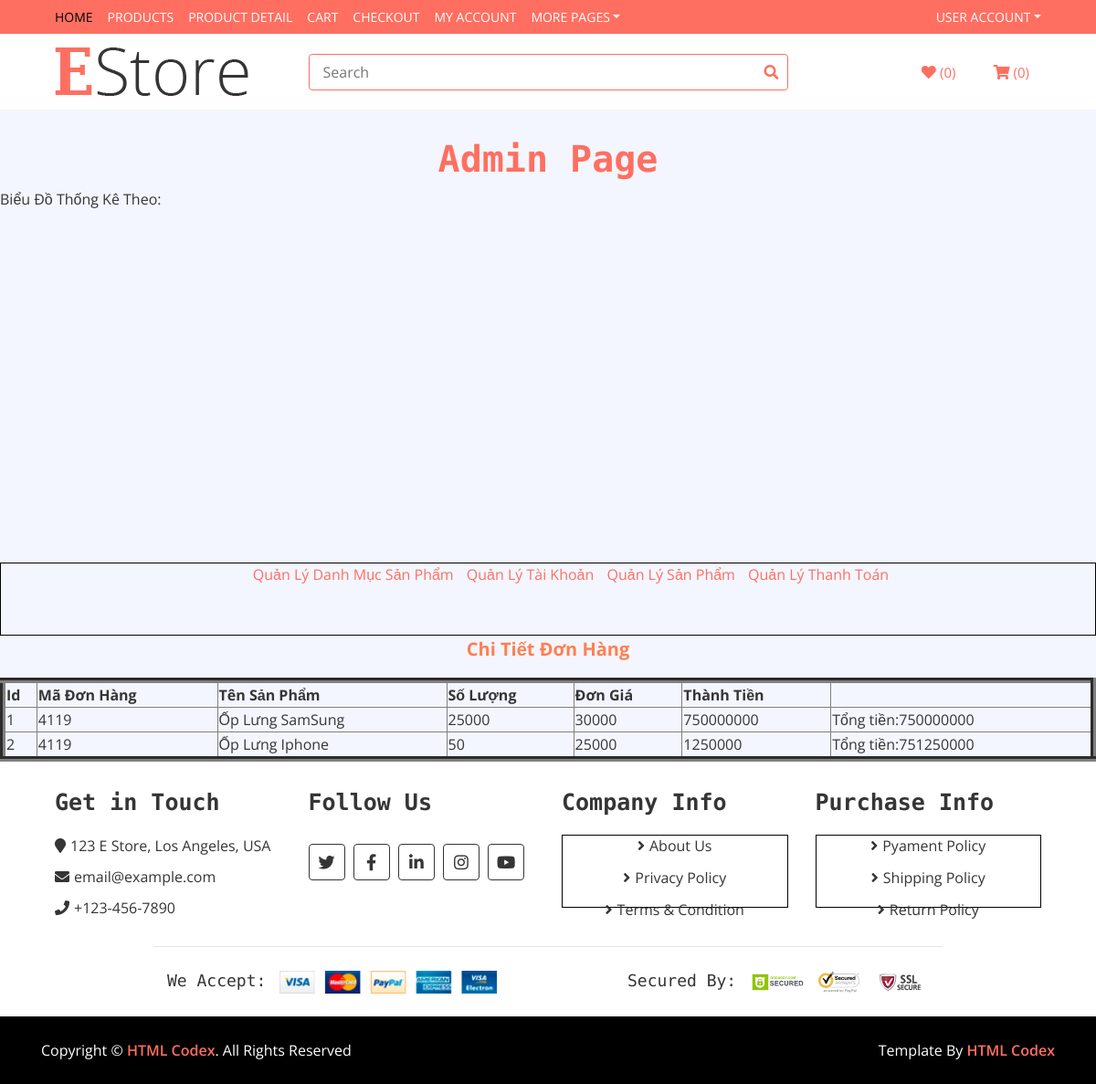
Screenshot of /Admin/index.php?action=donhang&query=xemdonhang&code=4119 with the database file from the repository.
### tables this page shows
CREATE TABLE `tbl_cart_details` (
  `id_sanpham` int(11) NOT NULL,
  `code_cart` varchar(50) NOT NULL,
  `soluong` int(11) NOT NULL
);

CREATE TABLE `tbl_sanpham` (
  `id_sanpham` int(11) NOT NULL,
  `tensanpham` varchar(250) NOT NULL,
  `masp` varchar(100) NOT NULL,
  `giasp` varchar(141) NOT NULL,
  `soluong` int(11) NOT NULL,
  `hinhanh` varchar(50) NOT NULL,
  `noidung` text NOT NULL,
  `tomtat` tinytext NOT NULL,
  `tinhtrang` int(11) NOT NULL,
  `id_danhmuc` int(11) NOT NULL
);

### Admin/modules/quanlydonhang/xemdonhang.php (the view, shortened to what this page needs)
<?php
$sql_lietke_dh="SELECT * FROM tbl_cart_details, tbl_sanpham WHERE tbl_cart_details.id_sanpham=tbl_sanpham.id_sanpham
AND tbl_cart_details.code_cart='$_GET[code]' ORDER BY tbl_cart_details.id_sanpham DESC";
$querry_lietke_dh = mysqli_query($mysqli,$sql_lietke_dh);
?>
<p style="font-size:20px;text-align:center; color:coral; font-weight:bold">Chi Tiết Đơn Hàng</p>
<table style="width: 100%;" border="6",style="border-collapse:collapse">
<tr>
     <th>Id</th>
     <th>Mã Đơn Hàng</th>
     <th>Tên Sản Phẩm</th>
     <th>Số Lượng</th>
     <th>Đơn Giá</th>
     <th>Thành Tiền</th>
</tr>
<?php
$i=0;
$tongtien=0;
while($row_dh=mysqli_fetch_array($querry_lietke_dh)){
$i++;
$thanhtien=  $row_dh['giasp']* $row_dh['soluong'];
$tongtien+=$thanhtien;
?>
<tr>
<td><?php echo $i?></td>
    <td><?php echo $row_dh['code_cart']?></td>
    <td><?php echo $row_dh['tensanpham']?></td>
    <td><?php echo $row_dh['soluong']?></td>
    <td><?php echo $row_dh['giasp']?></td>
    <td><?php echo $row_dh['giasp']* $row_dh['soluong']?></td>
    <td>
       Tổng tiền:<?php echo $tongtien ?>
    </td>
</tr>
<?php
}
?>
</table>

### Admin/css/styleAdmin.css (style rules this page uses)
body { color: #353535; font-family: 'Open Sans', sans-serif; font-weight: 400; background: #f3f6ff; }

### rows the page displays
tbl_cart_details: code_cart "4119", tbl_sanpham.tensanpham "Ốp Lưng SamSung", tbl_sanpham.soluong "25000", tbl_sanpham.giasp "30000", tbl_sanpham.giasp+soluong "750000000", tongtien "750000000"
tbl_cart_details: code_cart "4119", tbl_sanpham.tensanpham "Ốp Lưng Iphone", tbl_sanpham.soluong "50", tbl_sanpham.giasp "25000", tbl_sanpham.giasp+soluong "1250000", tongtien "751250000"
